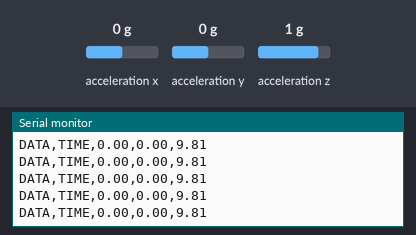
This sketch was run on a simulated Arduino Nano 33 BLE. On the bench: the last lines printed to the serial monitor. The test bench sets the inputs (shaded band); at power-on: acceleration x 0 g, acceleration y 0 g, acceleration z 1 g.

Above: at 1.5 s.
1.6 s: acceleration x set to -1.4 g
At 2.4 s:
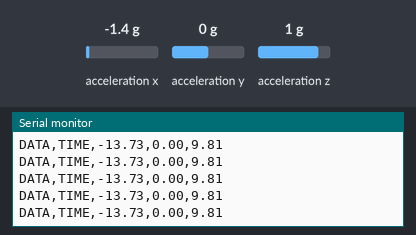
3.1 s: acceleration y set to -1.4 g
At 4.0 s:
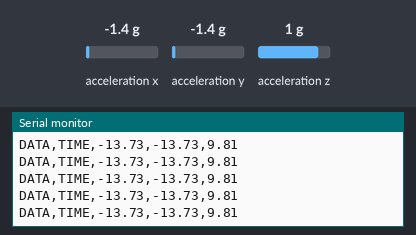
4.6 s: acceleration z set to -1.4 g
At 5.4 s:
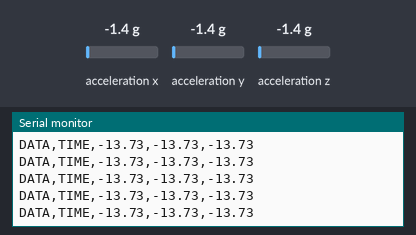

The sketch:

IMU_excel.ino
```cpp
#include <Arduino_LSM9DS1.h>

#define CONVERT_G_TO_MS2 9.80665f
#define FREQUENCY_HZ 50
#define INTERVAL_MS (1000/ (FREQUENCY_HZ + 1))


void setup() {
  Serial.begin(9600);
  while (!Serial)
  {
      // do nothing
  } ;
  //limpa todos os dados do sheet incluindo os labels
  Serial.println("CLEARSHEET");
  Serial.println("CLEARDATA");
  //delay para dar o tempo suficiente para excluir os labels originais a fim de substituí-los
  delay(300);
  //escrevendo os nomes das colunas da planilha. É sempre necessário escrever o nome LABEL com o objetivo de sinalizar de que se quer nomear as colunas.
  //Após isso, basta colocar os nomes das colunas, sempre separando-as por vírgulas.
  //O nome "timestamp" para representar o horário pelo qual foram adicionados os dados é escolhido pensando na possibilidade de subir esses dados no EdgeImpulse.
  Serial.println("LABEL,timestamp,X,Y,Z");

  if (!IMU.begin()) {
    Serial.println("Failed to initialize IMU");
    while (1);
  }
}

void loop() {
  static unsigned long last_interval_ms = 0;
  float x,y,z;
  if (millis() > last_interval_ms + INTERVAL_MS) {
    last_interval_ms = millis();
    IMU.readAcceleration(x,y,z);
    x = x * CONVERT_G_TO_MS2;
    y = y * CONVERT_G_TO_MS2;
    z = z * CONVERT_G_TO_MS2;
    //escrevendo os dados na planilha:
    //É necessário sempre começar colocando a palavra DATA a fim de sinalizar de que se quer adicionar dados na planilha;
    //Após isso coloca-se a palavra TIME com o objetivo de adicionar o horário em que se adicionou os dados.
    //Depois, é colocado na serial os dados dos eixos do IMU. Para fazer o preenchimento correto dos dados nas suas respectivas
    //colunas é necessário fazer o Serial.print da variável e em seguida realizar um outro Serial.print de uma vírgula.
    //Essa pontuação é a forma pela qual o plugin identifica que há outra variável para ser adicionada na planilha.
    //Apenas a última variável é que se precisa colocar Serial.println, a fim de mostrar que ela é a última variável disponível em questão.
    Serial.print("DATA,TIME,");
    Serial.print(x);
    Serial.print(",");
    Serial.print(y);
    Serial.print(",");
    Serial.println(z);
  }
}
```

Measured:
- after the input at 1.6 s, the serial monitor: prints a new line at once (image 1)
- after the input at 3.1 s, the serial monitor: prints a new line at once (image 2)
- after the input at 4.6 s, the serial monitor: prints a new line at once (image 3)
